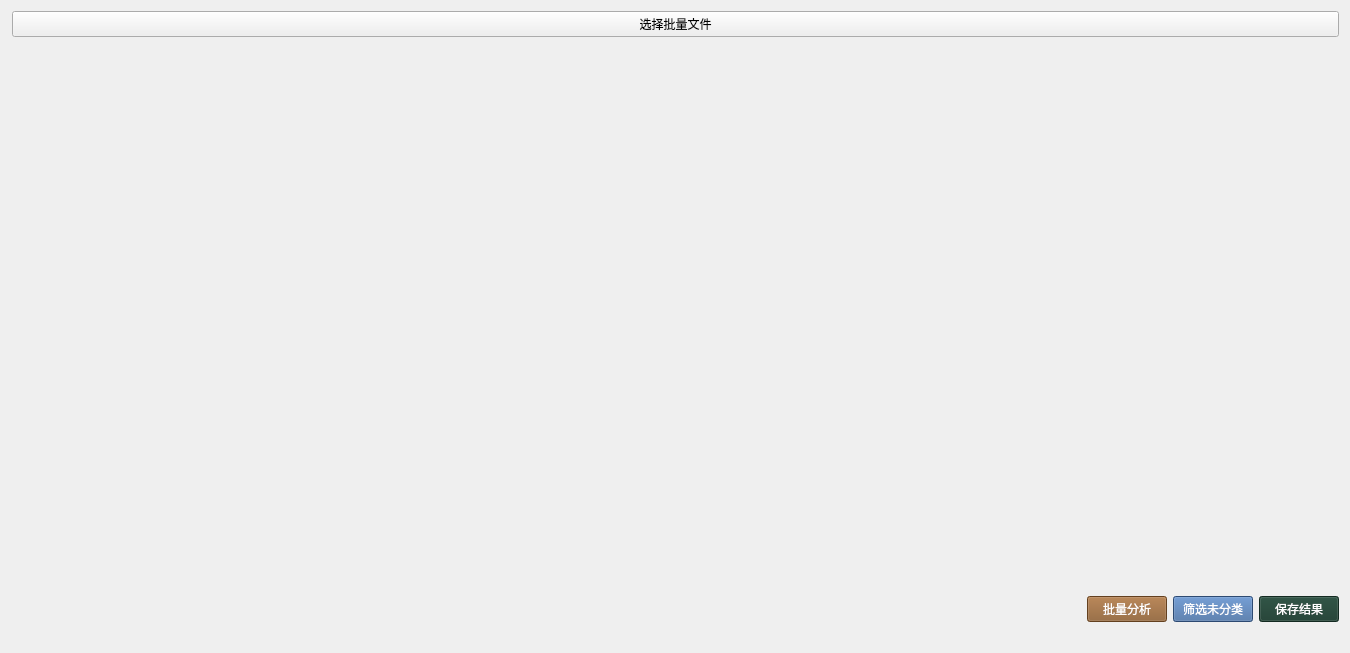
<?xml version="1.0" encoding="UTF-8"?>
<ui version="4.0">
 <class>BatchTabWidget</class>
 <widget class="QWidget" name="BatchTabWidget">
  <property name="enabled">
   <bool>true</bool>
  </property>
  <property name="geometry">
   <rect>
    <x>0</x>
    <y>0</y>
    <width>1350</width>
    <height>653</height>
   </rect>
  </property>
  <property name="styleSheet">
   <string notr="true">
    /* 移除硬编码的 #FFFFF0，留待 Python 代码根据主题设置 */
    QWidget#BatchTabWidget {
        /* background-color: #FFFFF0; */
    }
    /* 确保 QScrollArea 的背景也是系统默认背景 */
    QScrollArea {
        /* background-color: #FFFFF0; */
        border: none;
    }
   </string>
  </property>
  <layout class="QVBoxLayout" name="verticalLayout_batch">
   <property name="leftMargin">
    <number>12</number>
   </property>
   <item>
    <widget class="QPushButton" name="selectBatchFileButton">
     <property name="text">
      <string>选择批量文件</string>
     </property>
    </widget>
   </item>
   <item>
    <widget class="QScrollArea" name="batchScrollArea">
     <property name="widgetResizable">
      <bool>true</bool>
     </property>
     <widget class="QWidget" name="batchContents">
      <property name="geometry">
       <rect>
        <x>0</x>
        <y>0</y>
        <width>1324</width>
        <height>551</height>
       </rect>
      </property>
      <property name="styleSheet">
       <string notr="true">/* 移除硬编码的 #FFFFF0 */</string>
      </property>
      <layout class="QVBoxLayout" name="batchListLayout"/>
     </widget>
    </widget>
   </item>
   <item>
    <layout class="QHBoxLayout" name="batchButtonLayout">
     <item>
      <spacer name="horizontalSpacer_batch">
       <property name="orientation">
        <enum>Qt::Orientation::Horizontal</enum>
       </property>
       <property name="sizeHint" stdset="0">
        <size>
         <width>40</width>
         <height>20</height>
        </size>
       </property>
      </spacer>
     </item>
     <item>
      <widget class="QPushButton" name="processBatchButton">
       <property name="styleSheet">
        <string notr="true">background-color: #8b5a2b; color: white;</string>
       </property>
       <property name="text">
        <string>批量分析</string>
       </property>
      </widget>
     </item>
     <item>
      <widget class="QPushButton" name="filterUnclassifiedButton">
       <property name="styleSheet">
        <string notr="true">background-color: #3f689f; color: white;</string>
       </property>
       <property name="text">
        <string>筛选未分类</string>
       </property>
      </widget>
     </item>
     <item>
      <widget class="QPushButton" name="saveBatchButton">
       <property name="styleSheet">
        <string notr="true">background-color: #1a3b2e; color: white;</string>
       </property>
       <property name="text">
        <string>保存结果</string>
       </property>
      </widget>
     </item>
    </layout>
   </item>
   <item>
    <widget class="QLabel" name="notificationLabel">
     <property name="visible">
      <bool>false</bool>
     </property>
     <property name="text">
      <string/>
     </property>
     <property name="alignment">
      <set>Qt::AlignmentFlag::AlignCenter</set>
     </property>
    </widget>
   </item>
  </layout>
 </widget>
 <resources/>
 <connections/>
</ui>
